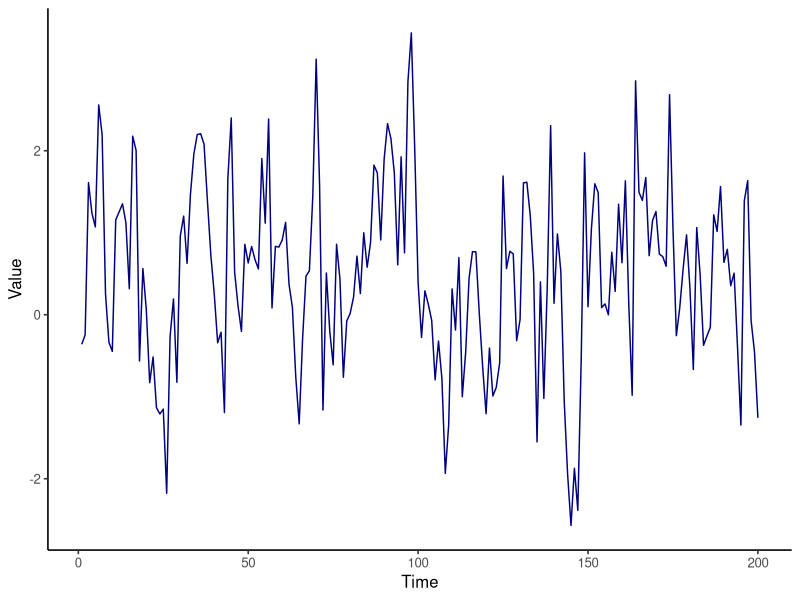
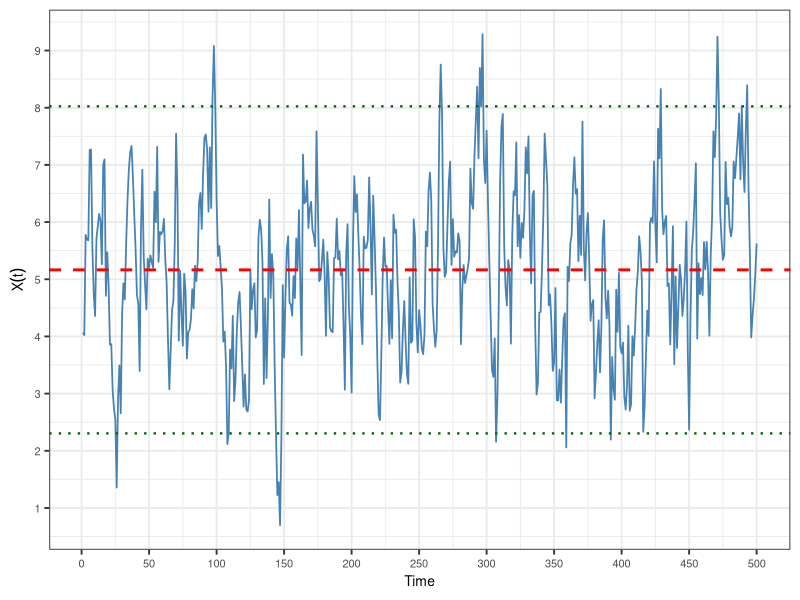
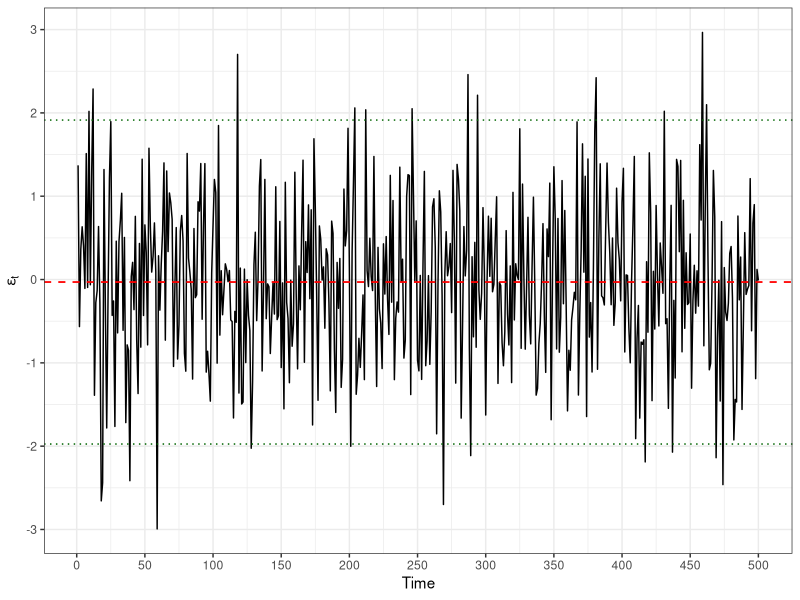

Generate these figures, in order, with R:
## ---- chunk 1
#| echo: false
#| include: false
#| warning: false
#| message: false
#| caption: "Simulated Stationary Time Series"
#| fig.cap: "A simulated stationary time series"
#| fig.width: 4
#| fig.height: 3
library(ggplot2)
set.seed(123)
n <- 100
library(ggplot2)  # Load required library
library(ggpubr)  # Load ggpubr for theme_classic2

# Function to generate a stationary time series
# y_t = c + \phi *y_{t-1} + \epsilon_t
ar1_time_series <- function(n, c, phi) {
  # Generate white noise
  epsilon <- rnorm(n, mean = 0, sd = 1)
  
  # Initialize the time series
  y <- numeric(n)
  y[1] <- c + epsilon[1]  # Initial value
  
  # Generate the time series
  for (t in 2:n) {
    y[t] <- c + phi * y[t - 1] + epsilon[t]
  }  # Added missing closing brace
  
  return(y)
}  # Fixed brace placement

# Define n before using it
n <- 200  # Add this line
c <- 0.2  # Constant term
phi <- 0.6  # Autoregressive coefficient

# Generate an AR(1) time series
data <- data.frame(
  time = 1:n,
  time_series = ar1_time_series(n, c, phi)
)

# Plot the time series using ggplot2
ggplot(data, aes(x = time, y = time_series)) +
  geom_line(color = "navy") +
  labs(
    x = "Time",
    y = "Value"
  ) +
  theme_classic2() +
  theme(plot.title = element_text(hjust = 0.5))

## ---- chunk 2
# Simulate a stationary AR(1) process
#| echo: false
set.seed(123)
n <- 500
phi <- 0.8
mu <- 5
sigma <- 1
x <- numeric(n)
x[1] <- rnorm(1, mean = mu, sd = sigma / sqrt(1 - phi^2))
for (t in 2:n) {
  x[t] <- mu + phi * (x[t-1] - mu) + rnorm(1, 0, sigma)
}
library(ggplot2)

mean_x <- mean(x)
sd_x <- sd(x)
upper_band <- mean_x + 2 * sd_x
lower_band <- mean_x - 2 * sd_x

ggplot(data.frame(Time = 1:n, Value = x), aes(Time, Value)) +
  geom_line(color = 'steelblue', linewidth = 0.6) +
  geom_hline(yintercept = mean_x, linetype = 'dashed', color = 'red', linewidth = 1) +
  geom_hline(yintercept = upper_band, linetype = 'dotted', color = 'darkgreen', linewidth = 0.8) +
  geom_hline(yintercept = lower_band, linetype = 'dotted', color = 'darkgreen', linewidth = 0.8) +
  labs(y = expression(X(t)), x = 'Time') +
  theme_bw(base_size = 14) +
  theme(
    axis.title.x = element_text(size = 10),
    axis.title.y = element_text(size = 10),
    axis.text.x = element_text(size = 8),
    axis.text.y = element_text(size = 8)
  ) +
  scale_x_continuous(breaks = seq(0, n, by = 50)) +
  scale_y_continuous(breaks = scales::pretty_breaks(n = 8))
## ---- chunk 3
set.seed(42)
n <- 500
wn <- rnorm(n, mean = 0, sd = 1)
library(ggplot2)

# compute summary lines
mean_wn <- mean(wn)
sd_wn <- sd(wn)
upper <- mean_wn + 2 * sd_wn
lower <- mean_wn - 2 * sd_wn

ggplot(data.frame(Time = 1:n, Value = wn), aes(x = Time, y = Value)) +
  geom_line(color = 'black') +
  geom_hline(yintercept = mean_wn, linetype = 'dashed', color = 'red', linewidth = 0.6) +
  geom_hline(yintercept = upper, linetype = 'dotted', color = 'darkgreen', linewidth = 0.5) +
  geom_hline(yintercept = lower, linetype = 'dotted', color = 'darkgreen', linewidth = 0.5) +
  labs(x = 'Time', y = expression(epsilon[t])) +
  scale_x_continuous(breaks = seq(0, n, by = 50)) +
  scale_y_continuous(breaks = seq(floor(min(wn)), ceiling(max(wn)), by = 1)) +
  theme_bw() +
  theme(plot.title = element_text(hjust = 0.5))
